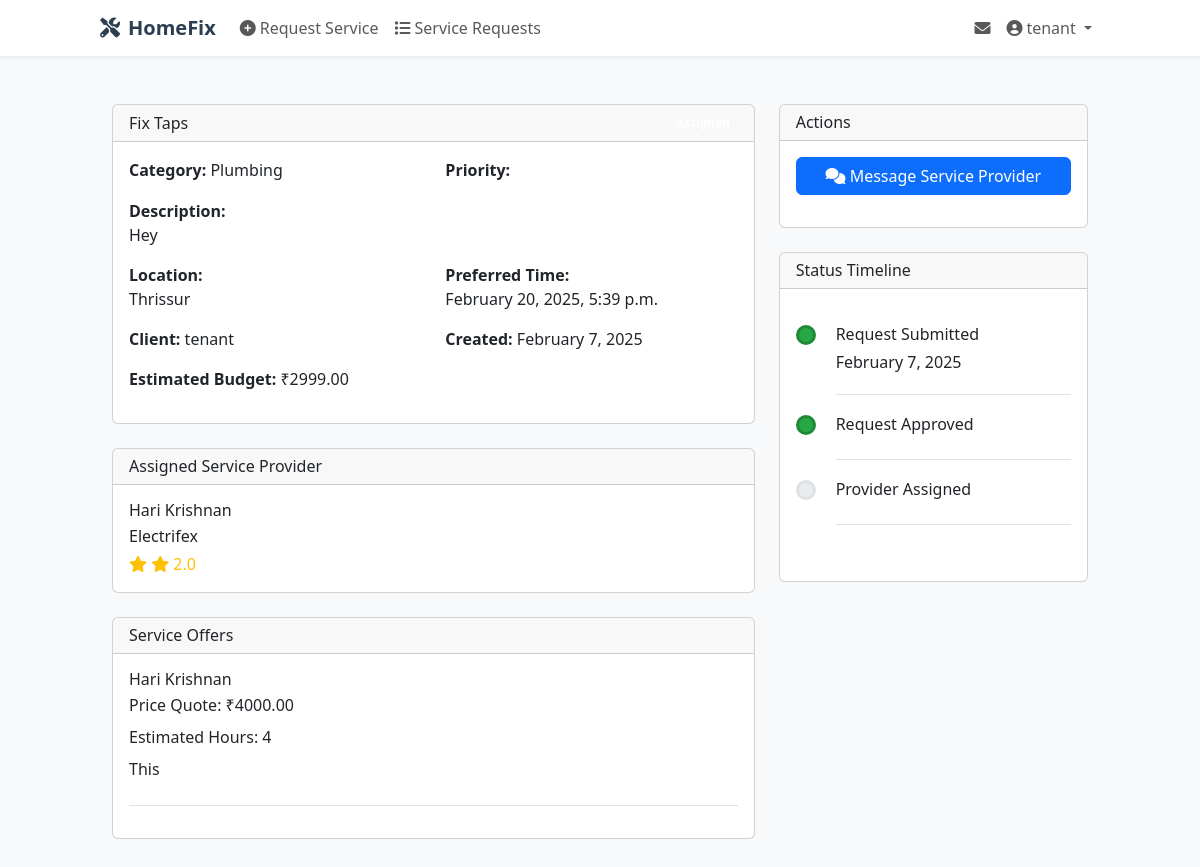
The app's page /services/detail/2/ (signed in) with its own data.
### users/models.py (models this page shows, shortened)
class User(AbstractUser):
    USER_TYPE_CHOICES = (
        ('homeowner', 'Homeowner'),
        ('tenant', 'Tenant'),
        ('service_provider', 'Service Provider'),
        ('admin', 'Admin'),
    )
    phone_regex = RegexValidator(
        regex=r'^[789]\d{9}$',
        message="Phone number must start with 7, 8 or 9 and be 10 digits long."
    )
    user_type = models.CharField(max_length=20, choices=USER_TYPE_CHOICES)
    is_approved = models.BooleanField(default=False)
    phone_number = models.CharField(
        validators=[phone_regex],
        max_length=10,
        error_messages={
            'invalid': "Enter a valid 10-digit phone number starting with 7, 8, or 9."
        }
    )

class Profile(models.Model):
    user = models.OneToOneField(User, on_delete=models.CASCADE)
    address = models.TextField(blank=True)
    profile_picture = models.ImageField(upload_to='profile_pictures/', blank=True)
    bio = models.TextField(blank=True)
    created_at = models.DateTimeField(auto_now_add=True)
    updated_at = models.DateTimeField(auto_now=True)
    class Meta:
        abstract = True

class ServiceProviderProfile(Profile):
    company_name = models.CharField(max_length=100, blank=True)
    services_offered = models.JSONField(default=list)
    certifications = models.ManyToManyField('ServiceProviderCertification')
    skills = models.ManyToManyField('Skill')
    availability = models.JSONField(default=dict)  # Store weekly availability schedule
    average_rating = models.DecimalField(max_digits=3, decimal_places=2, default=0.0)

### services/models.py (models this page shows, shortened)
class ServiceRequest(models.Model):
    STATUS_CHOICES = (
        ('pending', 'Pending'),
        ('approved', 'Approved'),
        ('assigned', 'Assigned'),
        ('in_progress', 'In Progress'),
        ('completed', 'Completed'),
        ('cancelled', 'Cancelled'),
        ('rejected', 'Rejected'),
    )
    PRIORITY_CHOICES = (
        ('low', 'Low'),
        ('medium', 'Medium'),
        ('high', 'High'),
        ('emergency', 'Emergency'),
    )
    title = models.CharField(max_length=200)
    category = models.ForeignKey(ServiceCategory, on_delete=models.PROTECT)
    description = models.TextField()
    client = models.ForeignKey(
        settings.AUTH_USER_MODEL,
        on_delete=models.CASCADE,
        related_name='service_requests'
    )
    service_provider = models.ForeignKey(
        settings.AUTH_USER_MODEL,
        on_delete=models.SET_NULL,
        null=True,
        blank=True,
        related_name='assigned_services'
    )
    status = models.CharField(
        max_length=20,
        choices=STATUS_CHOICES,
        default='pending'
    )
    priority = models.CharField(
        max_length=20,
        choices=PRIORITY_CHOICES,
        default='medium'
    )
    preferred_time = models.DateTimeField()
    location = models.TextField()
    estimated_budget = models.DecimalField(
        max_digits=10,
        decimal_places=2,
        null=True,
        blank=True
    )
    created_at = models.DateTimeField(auto_now_add=True)
    updated_at = models.DateTimeField(auto_now=True)

class ServiceCategory(models.Model):
    name = models.CharField(max_length=100)
    description = models.TextField()
    icon = models.CharField(max_length=50, help_text="Font Awesome icon class name")
    class Meta:
        verbose_name_plural = "Service Categories"

class ServiceOffer(models.Model):
    STATUS_CHOICES = (
        ('pending', 'Pending'),
        ('accepted', 'Accepted'),
        ('rejected', 'Rejected'),
    )
    service_request = models.ForeignKey(
        ServiceRequest,
        on_delete=models.CASCADE,
        related_name='offers'
    )
    service_provider = models.ForeignKey(
        settings.AUTH_USER_MODEL,
        on_delete=models.CASCADE,
        related_name='service_offers'
    )
    price_quote = models.DecimalField(max_digits=10, decimal_places=2)
    estimated_hours = models.PositiveIntegerField()
    message = models.TextField()
    status = models.CharField(
        max_length=20,
        choices=STATUS_CHOICES,
        default='pending'
    )
    created_at = models.DateTimeField(auto_now_add=True)
    updated_at = models.DateTimeField(auto_now=True)

### services/views.py (the view)
# urls.py: path('detail/<int:pk>/', views.service_detail, name='service_detail'),
@login_required
def service_detail(request, pk):
    service = get_object_or_404(ServiceRequest, pk=pk)
    if not (request.user.is_staff or
            request.user == service.client or
            request.user == service.service_provider or
            (request.user.user_type == 'service_provider' and service.status == 'approved')):
        messages.error(request, 'You do not have permission to view this service request.')
        return redirect('services:service_list')
    return render(request, 'services/service_detail.html', {'service': service})

### services/templates/services/service_detail.html (shortened to what this page needs)
{% extends 'users/base.html' %}
{% block content %}
<div class="container py-4">
    <div class="row">
        <div class="col-md-8">
            <div class="card mb-4">
                <div class="card-header d-flex justify-content-between align-items-center">
                    <h2 class="mb-0">{{ service.title }}</h2>
                    <span class="badge bg-{{ service.get_status_color }}">{{ service.get_status_display }}</span>
                </div>
                <div class="card-body">
                    <div class="row mb-3">
                        <div class="col-md-6">
                            <strong>Category:</strong> {{ service.category.name }}
                        </div>
                        <div class="col-md-6">
                            <strong>Priority:</strong>
                            <span class="badge bg-{{ service.get_priority_color }}">
                            </span>
                        </div>
                    </div>
                    <div class="mb-3">
                        <strong>Description:</strong>
                        <p>{{ service.description }}</p>
                    </div>
                    <div class="row mb-3">
                        <div class="col-md-6">
                            <strong>Location:</strong>
                            <p>{{ service.location }}</p>
                        </div>
                        <div class="col-md-6">
                            <strong>Preferred Time:</strong>
                            <p>{{ service.preferred_time|date:"F j, Y, g:i a" }}</p>
                        </div>
                    </div>
                    <div class="row mb-3">
                        <div class="col-md-6">
                            <strong>Client:</strong> {{ service.client.get_full_name|default:service.client.username }}
                        </div>
                        <div class="col-md-6">
                            <strong>Created:</strong> {{ service.created_at|date:"F j, Y" }}
                        </div>
                    </div>
                    {% if service.estimated_budget %}
                        <div class="mb-3">
                            <strong>Estimated Budget:</strong> ₹{{ service.estimated_budget }}
                        </div>
                    {% endif %}
                </div>
            </div>
            {% if service.service_provider %}
                <div class="card mb-4">
                    <div class="card-header">
                        <h4 class="mb-0">Assigned Service Provider</h4>
                    </div>
                    <div class="card-body">
                        <div class="d-flex align-items-center">
                            <div>
                                <h5 class="mb-1">{{ service.service_provider.get_full_name|default:service.service_provider.username }}</h5>
                                <p class="mb-1">{{ service.service_provider.serviceproviderprofile.company_name }}</p>
                                <div class="text-warning">
                                    {% with ''|center:service.service_provider.serviceproviderprofile.average_rating as range %}
                                        {% for _ in range %}
                                            <i class="fas fa-star"></i>
                                        {% endfor %}
                                    {% endwith %}
                                    {{ service.service_provider.serviceproviderprofile.average_rating|floatformat:1 }}
                                </div>
                            </div>
                        </div>
                    </div>
                </div>
            {% endif %}
            {% if user.is_staff or user == service.client %}
                <div class="card mb-4">
                    <div class="card-header">
                        <h4 class="mb-0">Service Offers</h4>
                    </div>
                    <div class="card-body">
                        {% for offer in service.offers.all %}
                            <div class="border-bottom mb-3 pb-3">
                                <div class="d-flex justify-content-between align-items-start">
                                    <div>
                                        <h5 class="mb-1">{{ offer.service_provider.get_full_name|default:offer.service_provider.username }}</h5>
                                        <p class="mb-2">Price Quote: ₹{{ offer.price_quote }}</p>
                                        <p class="mb-2">Estimated Hours: {{ offer.estimated_hours }}</p>
                                        <p class="mb-2">{{ offer.message }}</p>
                                    </div>
                                </div>
                            </div>
                        {% empty %}
                            <p class="mb-0">No offers received yet.</p>
                        {% endfor %}
                    </div>
                </div>
            {% endif %}
        </div>
        <div class="col-md-4">
            <div class="card mb-4">
                <div class="card-header">
                    <h4 class="mb-0">Actions</h4>
                </div>
                <div class="card-body">
                    {% if service.service_provider %}
                        {% if user == service.client or user == service.service_provider %}
                            <a href="{% url 'chat:conversation' service.id %}" class="btn btn-primary mb-3 w-100">
                                <i class="fas fa-comments"></i>
                                Message {% if user == service.client %}Service Provider{% else %}Client{% endif %}
                            </a>
                        {% endif %}
                    {% endif %}
                </div>
            </div>
            <div class="card">
                <div class="card-header">
                    <h4 class="mb-0">Status Timeline</h4>
                </div>
                <div class="card-body">
                    <div class="timeline">
                        <div class="timeline-item">
                            <div class="timeline-marker {% if service.status != 'pending' %}done{% endif %}"></div>
                            <div class="timeline-content">
                                <h3 class="timeline-title">Request Submitted</h3>
                                <p>{{ service.created_at|date:"F j, Y" }}</p>
                            </div>
                        </div>
                        {% if service.status != 'pending' %}
                            <div class="timeline-item">
                                <div class="timeline-marker {% if service.status != 'approved' %}done{% endif %}"></div>
                                <div class="timeline-content">
                                    <h3 class="timeline-title">Request Approved</h3>
                                </div>
                            </div>
                        {% endif %}
                        {% if service.status == 'assigned' or service.status == 'in_progress' or service.status == 'completed' %}
                            <div class="timeline-item">
                                <div class="timeline-marker {% if service.status != 'assigned' %}done{% endif %}"></div>
                                <div class="timeline-content">
                                    <h3 class="timeline-title">Provider Assigned</h3>
                                </div>
                            </div>
                        {% endif %}
                    </div>
                </div>
            </div>
        </div>
    </div>
</div>
{% endblock %}

### users/templates/users/base.html (shortened to what this page needs)
<!DOCTYPE html>
<html lang="en">
<head>
    <link href="https://cdn.jsdelivr.net/npm/bootstrap@5.3.0/dist/css/bootstrap.min.css" rel="stylesheet">
    <link rel="stylesheet" href="https://cdnjs.cloudflare.com/ajax/libs/font-awesome/6.0.0/css/all.min.css">
    <script src="https://cdn.tailwindcss.com"></script>
</head>
<body class="bg-light">
    <nav class="navbar navbar-expand-lg navbar-light bg-white shadow-sm" x-data="navbar()">
        <div class="container">
            <a class="navbar-brand" href="{% url 'users:home' %}">
                <i class="fas fa-tools me-2"></i>HomeFix
            </a>
            <div class="navbar-collapse"
                 :class="{ 'show': isOpen }"
                 x-transition:enter="transition ease-out duration-200"
                 x-transition:enter-start="opacity-0 scale-90"
                 x-transition:enter-end="opacity-100 scale-100"
                 x-transition:leave="transition ease-in duration-200"
                 x-transition:leave-start="opacity-100 scale-100"
                 x-transition:leave-end="opacity-0 scale-90">
                <ul class="navbar-nav me-auto">
                    {% if user.is_authenticated %}
                        {% if user.user_type in 'homeowner,tenant' %}
                            <li class="nav-item">
                                <a class="nav-link" href="{% url 'services:request_service' %}">
                                    <i class="fas fa-plus-circle me-1"></i>Request Service
                                </a>
                            </li>
                        {% endif %}
                        <li class="nav-item">
                            <a class="nav-link" href="{% url 'services:service_list' %}">
                                <i class="fas fa-list me-1"></i>Service Requests
                            </a>
                        </li>
                    {% endif %}
                </ul>
                <ul class="navbar-nav ms-auto">
                    {% if user.is_authenticated %}
                        <li class="nav-item">
                            <a class="nav-link position-relative" href="{% url 'chat:message_list' %}">
                                <i class="fas fa-envelope"></i>
                            </a>
                        </li>
                        <li class="nav-item dropdown" x-data="{ open: false }" @click.away="open = false">
                            <a class="nav-link dropdown-toggle"
                               @click="open = !open"
                               href="javascript:void(0)">
                                <i class="fas fa-user-circle me-1"></i>{{ user.get_full_name|default:user.username }}
                            </a>
                        </li>
                    {% endif %}
                </ul>
            </div>
        </div>
    </nav>
    <div class="container mt-4">
        {% block content %}{% endblock %}
    </div>
</body>
</html>

### users/templates/users/base.html (style rules this page uses)
.navbar-brand { font-weight: bold; color: #2c3e50; }
@media (min-width: 992px) { .navbar-collapse { display: flex !important; } }

### services/templates/services/service_detail.html (style rules this page uses)
.timeline { position: relative; padding: 20px 0; }
.timeline-item { position: relative; padding-left: 40px; margin-bottom: 20px; }
.timeline-marker { position: absolute; left: 0; width: 20px; height: 20px; border-radius: 50%; background: #e9ecef; border: 3px solid #dee2e6; }
.timeline-marker.done { background: #28a745; border-color: #218838; }
.timeline-content { padding-bottom: 20px; border-bottom: 1px solid #dee2e6; }
.timeline-title { font-size: 1rem; margin-bottom: 5px; }

### records on screen
User: get_full_name "tenant"
ServiceRequest: title "Fix Taps", category.name "Plumbing", description "Hey", location "Thrissur", preferred_time "February 20, 2025, 5:39 p.m.", client.get_full_name "tenant", created_at "February 7, 2025", estimated_budget "2999.00", service_provider.get_full_name "Hari Krishnan", service_provider.serviceproviderprofile.company_name "Electrifex", service_provider.serviceproviderprofile.average_rating "2.0"
ServiceOffer: service_provider.get_full_name "Hari Krishnan", price_quote "4000.00", estimated_hours "4", message "This"
